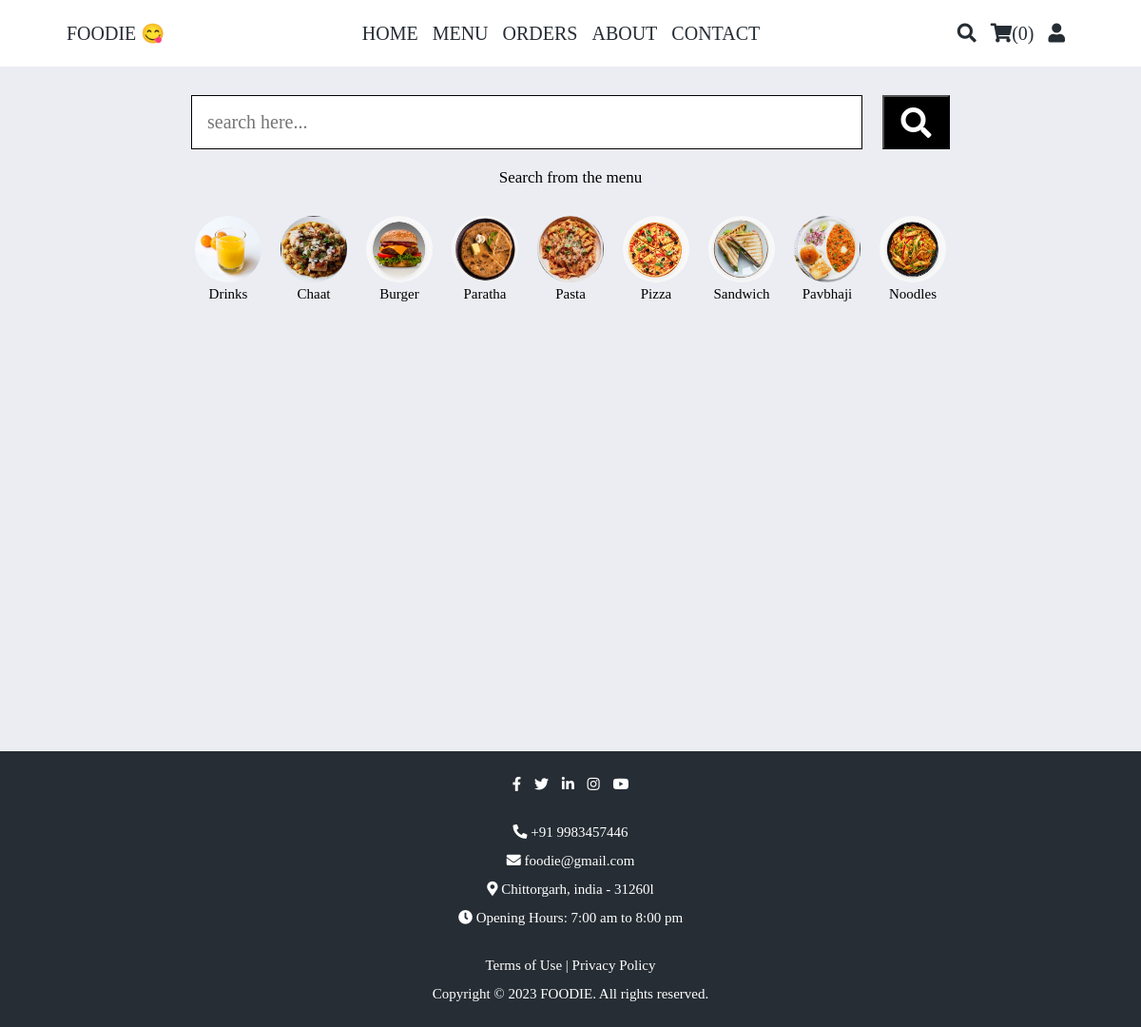
Screenshot of /search.php with the database file from the repository.
### tables this page shows
CREATE TABLE `category` (
  `cid` int(4) NOT NULL,
  `cname` varchar(35) NOT NULL,
  `cimg` varchar(40) NOT NULL
);

### search.php (the view, shortened to what this page needs)
<!DOCTYPE html>
<html lang="en">
<head>
    <link rel="stylesheet" href="css/search.css">
</head>
<body>
    <?php
    include 'header.php';
    ?>
    <main class="main">
        <section class="search-form">
            <form method="post" action="food.php">
                <input type="text" name="search_box" placeholder="search here..." class="box">
                <button type="submit" name="search_btn" class="fas fa-search"></button>
            </form>
        </section>
        <div class="small-title">
            <p>Search from the menu</p>
        </div>
        <?php
        $sql = "select * from `category`";
        $result = mysqli_query($con, $sql) or die("query unsuccessful!");
        if (mysqli_num_rows($result) > 0) {
    ?>
        <div class="menuCards">
            <?php
            $ct = 1;
            while ($row = mysqli_fetch_assoc($result)) {
            ?>
                <div class="menucard">
                    <form action="food.php" method="post" id="form<?php echo $ct;?>">
                        <a href="#" onclick="document.forms['form<?php echo $ct;?>'].submit();"> <img src="images/<?php echo $row['cimg'];?>"  class="menuItem"> </a>
                    </form>
                    <p><?php echo $row['cname'];?></p>
                </div>
            <?php
                $ct++;
            }
            ?>
        </div>
    <?php
        }
    ?>
    </main>
    <?php
    include 'footer.php';
    ?>
</body>
</html>

### css/search.css (style rules this page uses)
.main { min-height: 90vh; padding: 30px; background-color: var(--body); }
.search-form form { display: flex; gap:1.3rem; width: 70%; margin: auto; min-width: 280px; }
.search-form form .box { width: 100%; border: 1px solid var(--black); padding:1rem; font-size: 20px; color:var(--black); }
.small-title { padding-top: 20px; text-align: center; }
.menuCards { display: flex; align-items: center; justify-content: center; flex-wrap: wrap; margin: 20px auto; font-size: 15px; }
.menuCards > .menucard { display: flex; flex-direction: column; align-items: center; margin: 10px; }
.menucard .menuItem { width: 70px; height: 70px; border-radius: 50%; }
.search-form form .fa-search { width: 80px; background-color: var(--black); color:var(--white); cursor: pointer; font-size: 2rem; }

### css/header.css (style rules this page uses)
:root { --main-color: gold; --white: #fff; --black: #000; --danger: red; --footer: #262d34; --body: #ebedf3; --light-color: #777; }
* { box-sizing: border-box; margin: 0; padding: 0; text-decoration: none; font-family: Cambria, Times, 'Times New Roman', serif; }
body { font-size: 17px; }

### css/css/solid.css (style rules this page uses)
.fa, .fas { font-family: 'Font Awesome 5 Free'; font-weight: 900; }

### rows the page displays
category: cimg (picture), cname "Drinks"
category: cimg (picture), cname "Chaat"
category: cimg (picture), cname "Burger"
category: cimg (picture), cname "Paratha"
category: cimg (picture), cname "Pasta"
category: cimg (picture), cname "Pizza"
category: cimg (picture), cname "Sandwich"
category: cimg (picture), cname "Pavbhaji"
category: cimg (picture), cname "Noodles"

### other values shown
$count "0"
